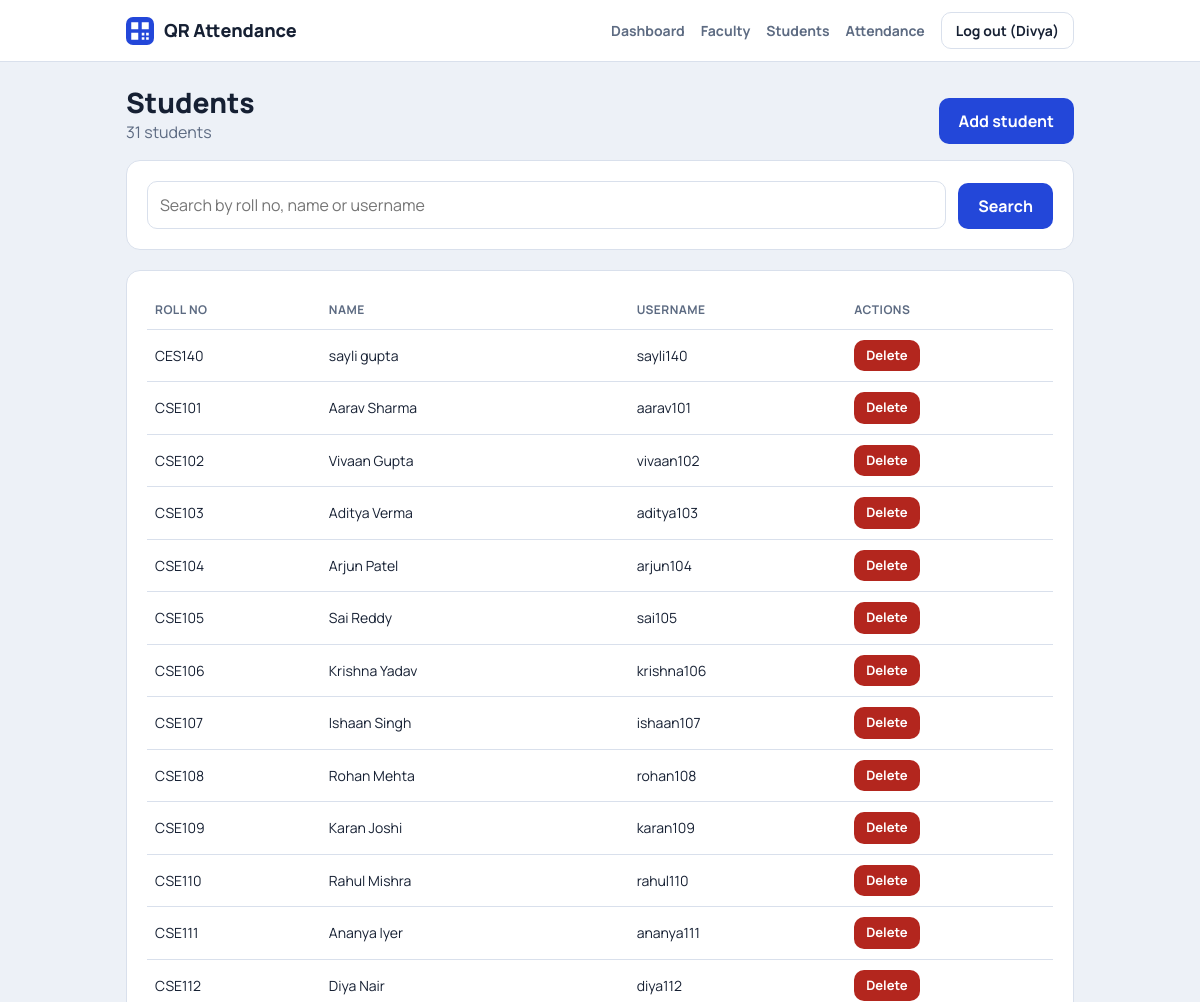
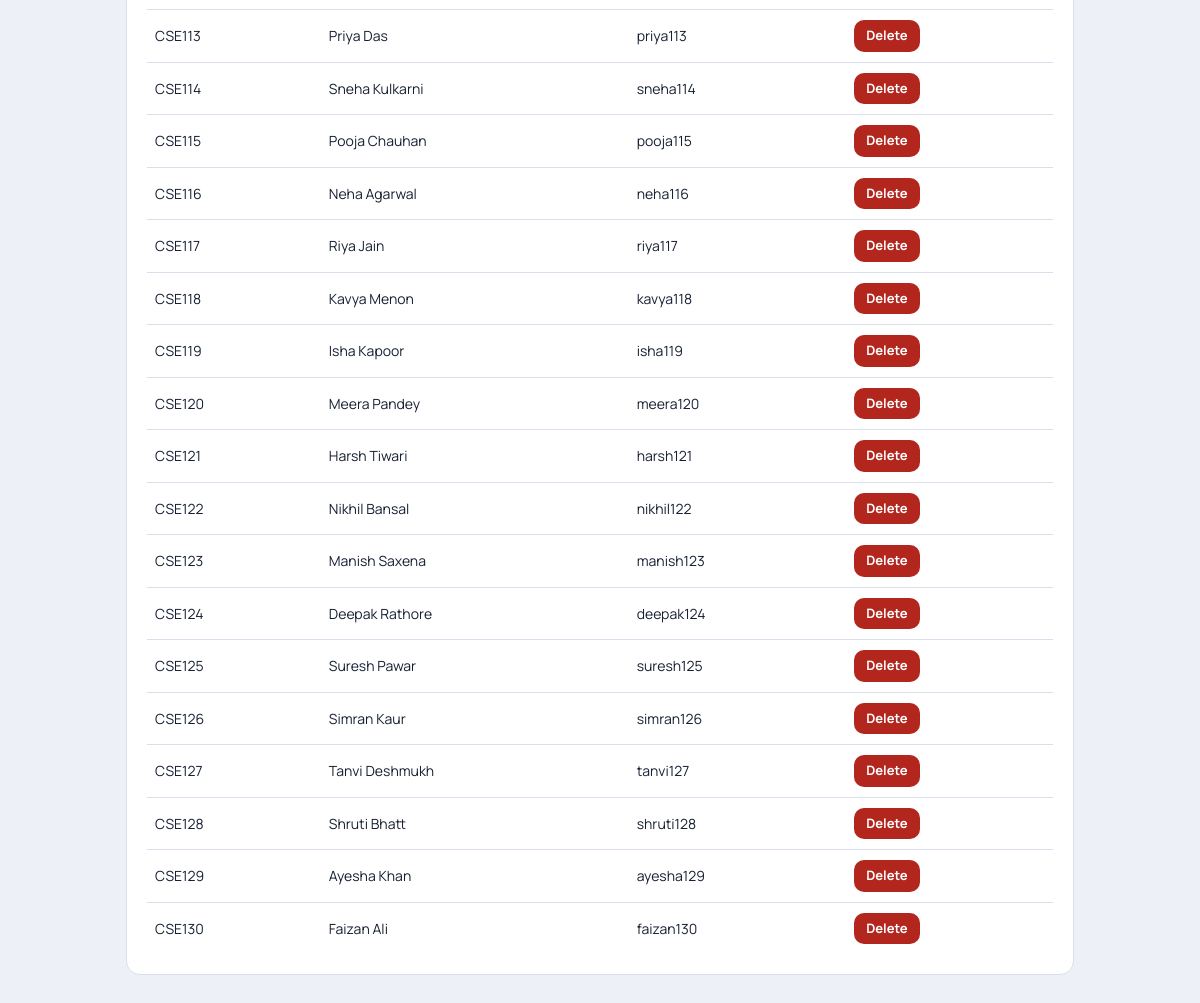
Page /panel/students/ (signed in) on the committed database (2 pictures, top to bottom).
### attendance/models.py (models this page shows, shortened)
class Student(models.Model):
    user = models.OneToOneField(User, on_delete=models.CASCADE)
    roll_no = models.CharField(max_length=20, unique=True)

### attendance/views.py (the view)
# urls.py: path('panel/students/', views.student_list, name='student_list'),
@admin_required
def student_list(request):
    q = request.GET.get('q', '').strip()
    students = Student.objects.select_related('user').order_by('roll_no')
    if q:
        students = students.filter(Q(roll_no__icontains=q) | Q(user__username__icontains=q) |
                                   Q(user__first_name__icontains=q) | Q(user__last_name__icontains=q))
    return render(request, 'attendance/student_list.html', {'students': students, 'q': q})

### attendance/templates/attendance/student_list.html (shortened to what this page needs)
{% extends 'attendance/base.html' %}
{% block content %}
<div class="head">
  <div><h1>Students</h1><p class="sub" style="margin:0">{{ students|length }} student{{ students|length|pluralize }}</p></div>
  <a class="btn" href="{% url 'student_add' %}">Add student</a>
</div>
<form method="get" class="card row">
  <div class="grow"><input name="q" value="{{ q }}" placeholder="Search by roll no, name or username"></div>
  <button class="btn">Search</button>
</form>
<div class="card scroll"><table>
  <tr><th>Roll no</th><th>Name</th><th>Username</th><th>Actions</th></tr>
  {% for s in students %}
  <tr>
    <td>{{ s.roll_no }}</td><td>{{ s.user.get_full_name|default:"-" }}</td><td>{{ s.user.username }}</td>
    <td><a class="btn danger sm" href="{% url 'student_delete' s.pk %}">Delete</a></td>
  </tr>
  {% empty %}<tr><td colspan="4" class="empty">No students found.</td></tr>{% endfor %}
</table></div>
{% endblock %}

### attendance/templates/attendance/base.html (shortened to what this page needs)
<!DOCTYPE html>
<html lang="en">
<head>
</head>
<body>
  <header class="nav">
    <div class="nav-in">
      <a class="brand" href="{% url 'home' %}">
        <svg viewBox="0 0 32 32" aria-hidden="true"><rect width="32" height="32" rx="8" fill="#2347d9"/><path fill="#fff" d="M6 6h8v8H6zM18 6h8v8h-8zM6 18h8v8H6zM18 18h3v3h-3zM23 18h3v3h-3zM18 23h3v3h-3zM23 23h3v3h-3z"/></svg>
        QR Attendance
      </a>
      {% if user.is_authenticated %}
        {% if user.is_superuser %}
          <a class="link" href="{% url 'admin_home' %}">Dashboard</a>
          <a class="link" href="{% url 'faculty_list' %}">Faculty</a>
          <a class="link" href="{% url 'student_list' %}">Students</a>
          <a class="link" href="{% url 'attendance_all' %}">Attendance</a>
        {% elif user.is_staff %}
          <a class="link" href="{% url 'session_list' %}">Sessions</a>
          <a class="link" href="{% url 'faculty_students' %}">Students</a>
        {% else %}
          <a class="link" href="{% url 'my_attendance' %}">My attendance</a>
        {% endif %}
        <form method="post" action="{% url 'logout' %}">
          <button class="btn ghost">Log out ({{ user.username }})</button>
        </form>
      {% endif %}
    </div>
  </header>
  <main>
    {% block content %}{% endblock %}
  </main>
</body>
</html>

### attendance/templates/attendance/base.html (style rules this page uses)
:root { --bg:#edf1f7; --card:#fff; --ink:#162033; --muted:#5d6b82; --line:#d9e0ec; --brand:#2347d9; --brand-dark:#1a37b0; --ok:#11795a; --ok-bg:#dff5ec; --bad:#b3261e; --bad-bg:#fde8e6; --info-bg:#e4eafc; }
* { box-sizing:border-box }
body { margin:0;background:var(--bg);color:var(--ink);font-family:'Manrope',system-ui,-apple-system,'Segoe UI',Arial,sans-serif;line-height:1.5 }
a { color:var(--brand) }
.nav { background:var(--card);border-bottom:1px solid var(--line) }
.nav-in { max-width:980px;margin:0 auto;padding:12px 16px;display:flex;align-items:center;gap:16px;flex-wrap:wrap }
.brand { display:flex;align-items:center;gap:10px;font-weight:800;font-size:18px;color:var(--ink);text-decoration:none;margin-right:auto }
.brand svg { width:28px;height:28px }
.nav a.link { color:var(--muted);text-decoration:none;font-weight:700;font-size:14px }
.nav form { margin:0 }
main { max-width:980px;margin:0 auto;padding:24px 16px 48px }
h1 { font-size:28px;line-height:1.2;margin:0 0 4px;font-weight:800 }
.sub { color:var(--muted);margin:0 0 24px }
.card { background:var(--card);border:1px solid var(--line);border-radius:14px;padding:20px;margin-bottom:20px }
input,select { width:100%;padding:11px 12px;font:inherit;border:1px solid var(--line);border-radius:10px;background:#fff;color:var(--ink) }
.row { display:flex;gap:12px;flex-wrap:wrap;align-items:flex-end }
.row .grow { flex:1 1 200px }
.btn { display:inline-block;background:var(--brand);color:#fff;border:0;border-radius:10px;padding:11px 20px;font:inherit;font-weight:700;cursor:pointer;text-decoration:none }
.btn.ghost { background:transparent;color:var(--ink);border:1px solid var(--line);padding:7px 14px;font-size:14px }
.btn.danger { background:var(--bad) }
.btn.sm { padding:6px 12px;font-size:13px }
table { width:100%;border-collapse:collapse;font-size:14px }
th,td { text-align:left;padding:10px 8px;border-top:1px solid var(--line);vertical-align:middle }
th { color:var(--muted);font-size:12px;text-transform:uppercase;letter-spacing:.04em;border-top:0 }
.scroll { overflow-x:auto }
.head { display:flex;justify-content:space-between;align-items:flex-end;gap:12px;flex-wrap:wrap;margin-bottom:16px }
.head h1 { margin:0 }

### rows in the picture
Student: roll_no "CES140", user.get_full_name "sayli gupta", user.username "sayli140"
Student: roll_no "CSE101", user.get_full_name "Aarav Sharma", user.username "aarav101"
Student: roll_no "CSE102", user.get_full_name "Vivaan Gupta", user.username "vivaan102"
Student: roll_no "CSE103", user.get_full_name "Aditya Verma", user.username "aditya103"
Student: roll_no "CSE104", user.get_full_name "Arjun Patel", user.username "arjun104"
Student: roll_no "CSE105", user.get_full_name "Sai Reddy", user.username "sai105"
Student: roll_no "CSE106", user.get_full_name "Krishna Yadav", user.username "krishna106"
Student: roll_no "CSE107", user.get_full_name "Ishaan Singh", user.username "ishaan107"
Student: roll_no "CSE108", user.get_full_name "Rohan Mehta", user.username "rohan108"
Student: roll_no "CSE109", user.get_full_name "Karan Joshi", user.username "karan109"
Student: roll_no "CSE110", user.get_full_name "Rahul Mishra", user.username "rahul110"
Student: roll_no "CSE111", user.get_full_name "Ananya Iyer", user.username "ananya111"
Student: roll_no "CSE112", user.get_full_name "Diya Nair", user.username "diya112"
Student: roll_no "CSE113", user.get_full_name "Priya Das", user.username "priya113"
Student: roll_no "CSE114", user.get_full_name "Sneha Kulkarni", user.username "sneha114"
Student: roll_no "CSE115", user.get_full_name "Pooja Chauhan", user.username "pooja115"
Student: roll_no "CSE116", user.get_full_name "Neha Agarwal", user.username "neha116"
Student: roll_no "CSE117", user.get_full_name "Riya Jain", user.username "riya117"
Student: roll_no "CSE118", user.get_full_name "Kavya Menon", user.username "kavya118"
Student: roll_no "CSE119", user.get_full_name "Isha Kapoor", user.username "isha119"
Student: roll_no "CSE120", user.get_full_name "Meera Pandey", user.username "meera120"
Student: roll_no "CSE121", user.get_full_name "Harsh Tiwari", user.username "harsh121"
Student: roll_no "CSE122", user.get_full_name "Nikhil Bansal", user.username "nikhil122"
Student: roll_no "CSE123", user.get_full_name "Manish Saxena", user.username "manish123"
Student: roll_no "CSE124", user.get_full_name "Deepak Rathore", user.username "deepak124"
Student: roll_no "CSE125", user.get_full_name "Suresh Pawar", user.username "suresh125"
Student: roll_no "CSE126", user.get_full_name "Simran Kaur", user.username "simran126"
Student: roll_no "CSE127", user.get_full_name "Tanvi Deshmukh", user.username "tanvi127"
Student: roll_no "CSE128", user.get_full_name "Shruti Bhatt", user.username "shruti128"
Student: roll_no "CSE129", user.get_full_name "Ayesha Khan", user.username "ayesha129"
Student: roll_no "CSE130", user.get_full_name "Faizan Ali", user.username "faizan130"

### other values in the picture
{{ user.username }} "Divya"
{{ students|length }} "31"
